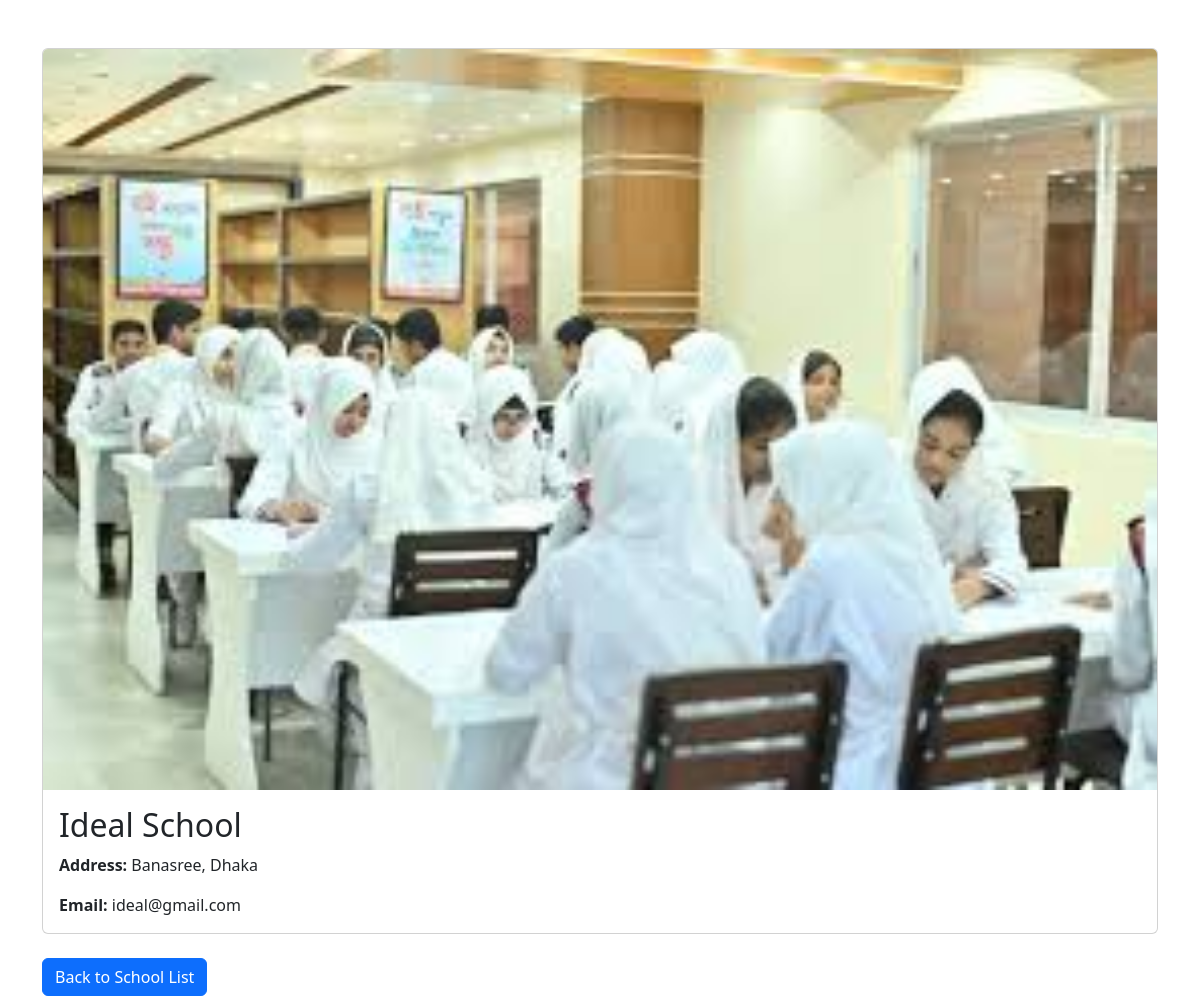
The page /supreme_leader/school/3/ on the database its author committed.
### Admin/models.py (models this page shows, shortened)
class School(models.Model):
    name = models.CharField(max_length=255)
    address = models.CharField(max_length=255)
    contact_email = models.EmailField()
    unique_code = models.CharField(max_length=10, unique=True)  # For school registration
    qr_code = models.ImageField(upload_to='qrcodes/', null=True, blank=True)
    cover_photo = models.ImageField(upload_to='cover_photos/', blank=True, null=True)

### Admin/views/views.py (the view)
# urls.py: path('school/<int:school_id>/',school_detail, name='school_detail'),
def school_detail(request, school_id):
    school = get_object_or_404(School, id=school_id)
    return render(request, 'school_detail.html', {'school': school})

### Admin/templates/school_detail.html (shortened to what this page needs)
<!DOCTYPE html>
<html lang="en">
<head>
    <link href="https://cdn.jsdelivr.net/npm/bootstrap@5.3.0-alpha1/dist/css/bootstrap.min.css" rel="stylesheet">
</head>
<body>
<div class="container mt-5">
    <div class="card">
        {% if school.cover_photo %}
        <img src="{{ school.cover_photo.url }}" class="card-img-top" alt="Cover Photo for {{ school.name }}">
        {% endif %}
        <div class="card-body">
            <h2 class="card-title">{{ school.name }} </h2>
            <p class="card-text"><strong>Address:</strong> {{ school.address }}</p>
            <p class="card-text"><strong>Email:</strong> {{ school.contact_email }}</p>
        </div>
    </div>
    <a href="{% url 'school_list' %}" class="btn btn-primary mt-4">Back to School List</a>
</div>
</body>
</html>

### rows shown on the page
School: cover_photo (picture), name "Ideal School", address "Banasree, Dhaka", contact_email "ideal@gmail.com"
